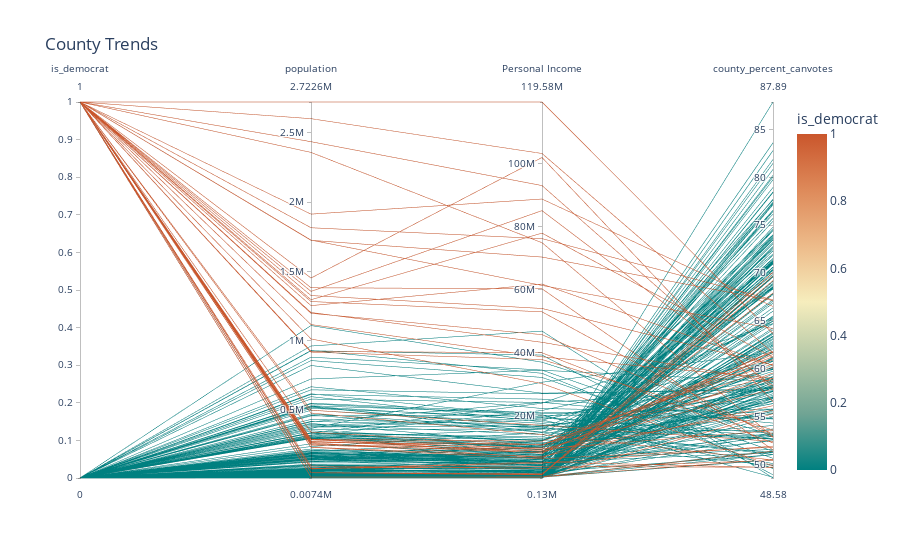

Notebook code for this chart:
### Code cell
parallel = incumbency_df[incumbency_df['racename_category'] == 'President of the United States']
parallel = parallel[['is_democrat','population','Personal Income', 'county_percent_canvotes']]

fig = px.parallel_coordinates(parallel
, labels = {'population', 'Personal Income', 'county_percent_canvotes'}
, color = 'is_democrat'
, color_continuous_scale = px.colors.diverging.Geyser
, color_continuous_midpoint = 0.5
, title = 'County Trends'
)
fig.show()
fig.write_html(r'..\..\html\1.-plotly\county-trends.html')
fig.write_image(r'..\..\resources\assets\images\Fig3.png')

### Figure 1 — Plotly figure (JSON) as saved in the notebook; plotly's stock layout.template omitted (floating-point values rounded to 4 significant figures; data arrays with more than 128 entries replaced by an {"elided": "..."} marker saying what was removed)
{"data": [{"dimensions": [{"label": "is_democrat", "values": {"elided": "268 int values"}}, {"label": "population", "values": {"elided": "268 int values"}}, {"label": "Personal Income", "values": {"elided": "268 int values"}}, {"label": "county_percent_canvotes", "values": {"elided": "268 float values"}}], "domain": {"x": [0, 1], "y": [0, 1]}, "line": {"color": {"elided": "268 int values"}, "coloraxis": "coloraxis"}, "name": "", "type": "parcoords"}], "layout": {"coloraxis": {"cmid": 0.5, "colorbar": {"title": {"text": "is_democrat"}}, "colorscale": [[0, "rgb(0, 128, 128)"], [0.1667, "rgb(112, 164, 148)"], [0.3333, "rgb(180, 200, 168)"], [0.5, "rgb(246, 237, 189)"], [0.6667, "rgb(237, 187, 138)"], [0.8333, "rgb(222, 138, 90)"], [1, "rgb(202, 86, 44)"]]}, "legend": {"tracegroupgap": 0}, "title": {"text": "County Trends"}}}
